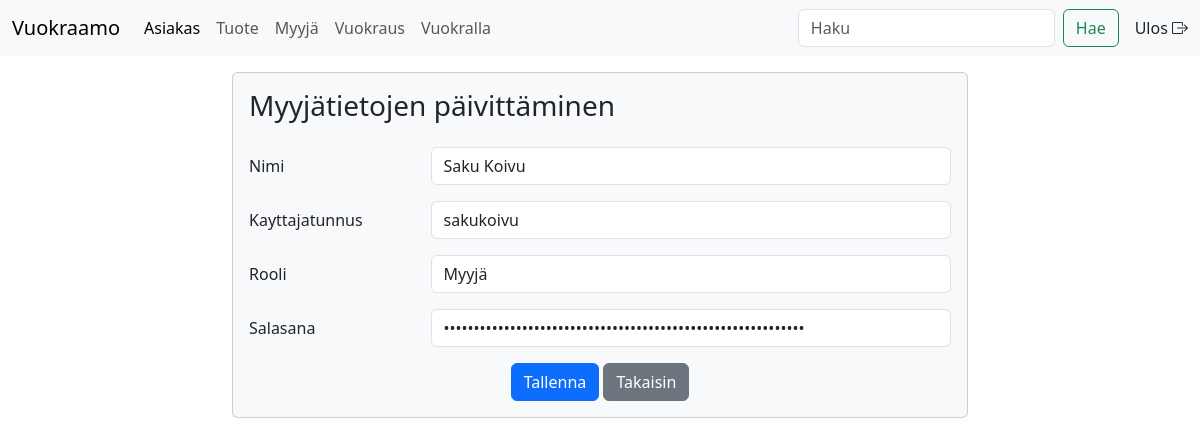
/paivita_myyja.php?myyjaID=6 (signed in), run on the app's committed database.
### tables this page shows
CREATE TABLE `myyja` (
  `myyjaID` int NOT NULL,
  `nimi` varchar(100) NOT NULL,
  `kayttajatunnus` varchar(100) NOT NULL,
  `salasana` varchar(100) NOT NULL,
  `rooli` varchar(100) NOT NULL
);

### paivita_myyja.php (the view, shortened to what this page needs)
<?php
require_once 'inc/database.php';
if (!empty($_POST)) {
  $nimi = $_POST['nimi'];
  $kayttajatunnus = $_POST['kayttajatunnus'];
  $rooli = $_POST['rooli'];
  $salasana = $_POST['salasana'];
  $myyjaID = $_POST['myyjaID'];
  $nimiError = '';
  $kayttajatunnusError = '';
  $rooliError = '';
  $salasanaError = '';
  $valid = true;
  if (empty($nimi)) {
    $nimiError = 'Syötä nimi';
    $valid = false;
  }
  if (empty($kayttajatunnus)) {
    $kayttajatunnusError = 'Syötä kayttajatunnus';
    $valid = false;
  }
  if (empty($rooli)) {
    $rooliError = 'Syötä rooli';
    $valid = false;
  }
  if (empty($salasana)) {
    $salasanaError = 'Syötä salasana';
    $valid = false;
  }
  if ($valid) {
    $sql = "UPDATE myyja SET nimi = :nimi, kayttajatunnus = :kayttajatunnus, rooli = :rooli, salasana = :salasana
     WHERE myyjaID = :myyjaID";
    $stmt = $pdo->prepare($sql);
    $stmt->bindParam(':nimi', $nimi, PDO::PARAM_STR);
    $stmt->bindParam(':kayttajatunnus', $kayttajatunnus, PDO::PARAM_STR);
    $stmt->bindParam(':rooli', $rooli, PDO::PARAM_STR);
    $stmt->bindParam(':salasana', $salasana, PDO::PARAM_STR);
    $stmt->bindParam('myyjaID', $myyjaID, PDO::PARAM_INT);
    $stmt->execute();
    header("Location: myyja.php");
    exit;
  }
} else {
  $myyjaID = null;
  if (!empty($_GET['myyjaID'])) {
    $myyjaID = $_REQUEST['myyjaID'];
  }
  $sql = "SELECT * FROM myyja WHERE myyjaID = :myyjaID";
  $stmt = $pdo->prepare($sql);
  $stmt->bindParam(':myyjaID', $myyjaID, PDO::PARAM_INT);
  $stmt->execute();
  $myyja = $stmt->fetch(PDO::FETCH_OBJ);
  $nimi = $myyja->nimi;
  $kayttajatunnus = $myyja->kayttajatunnus;
  $rooli = $myyja->rooli;
  $salasana = $myyja->salasana;
}
?>
<?php
include_once 'inc/header.php';
?>
<div class="container">
  <div class="row">
    <div class="col-8 mx-auto">
      <div class="card card-body bg-light mt-3">
        <h3>Myyjätietojen päivittäminen</h3>
        <form action="<?php echo $_SERVER['PHP_SELF']; ?>" method="POST" class="mt-3">
          <div class="mb-3 row">
            <label for="nimi" class="col-sm-3 col-form-label">Nimi</label>
            <div class="col-sm-9">
              <input type="text" value="<?php echo $nimi; ?>" name="nimi" class="form-control <?php echo (!empty($nimiError)) ? 'is-invalid' : ''; ?>" id="inputNimi">
            </div>
          </div>
          <div class="mb-3 row">
            <label for="kayttajatunnus" class="col-sm-3 col-form-label">Kayttajatunnus</label>
            <div class="col-sm-9">
              <input type="text" value="<?php echo $kayttajatunnus; ?>" name="kayttajatunnus" class="form-control <?php echo (!empty($kayttajatunnusError)) ? 'is-invalid' : ''; ?>" id="inputKayttajatunnus">
            </div>
          </div>
          <div class="mb-3 row">
            <label for="rooli" class="col-sm-3 col-form-label">Rooli</label>
            <div class="col-sm-9">
              <input type="text" value="<?php echo $rooli; ?>" name="rooli" class="form-control <?php echo (!empty($rooliError)) ? 'is-invalid' : ''; ?>" id="inputRooli">
            </div>
          </div>
          <div class="mb-3 row">
            <label for="salasana" class="col-sm-3 col-form-label">Salasana</label>
            <div class="col-sm-9">
              <input type="password" value="<?php echo $salasana; ?>" name="salasana" class="form-control <?php echo (!empty($salasanaError)) ? 'is-invalid' : ''; ?>" id="inputSalasana">
            </div>
          </div>
          <div class="col-12 text-center">
            <button class="btn btn-primary" type="submit">Tallenna</button>
            <a href="myyja.php" class="btn btn-secondary">Takaisin</a>
          </div>
        </form>
      </div>
    </div>
  </div>
</div>
<?php
include_once 'inc/footer.php';
?>

### css/carousel.css (style rules this page uses)
body { padding-bottom: 3rem; color: rgb(var(--bs-tertiary-color-rgb)); }

### data on the page
myyja: nimi "Saku Koivu", kayttajatunnus "sakukoivu", rooli "Myyjä"
